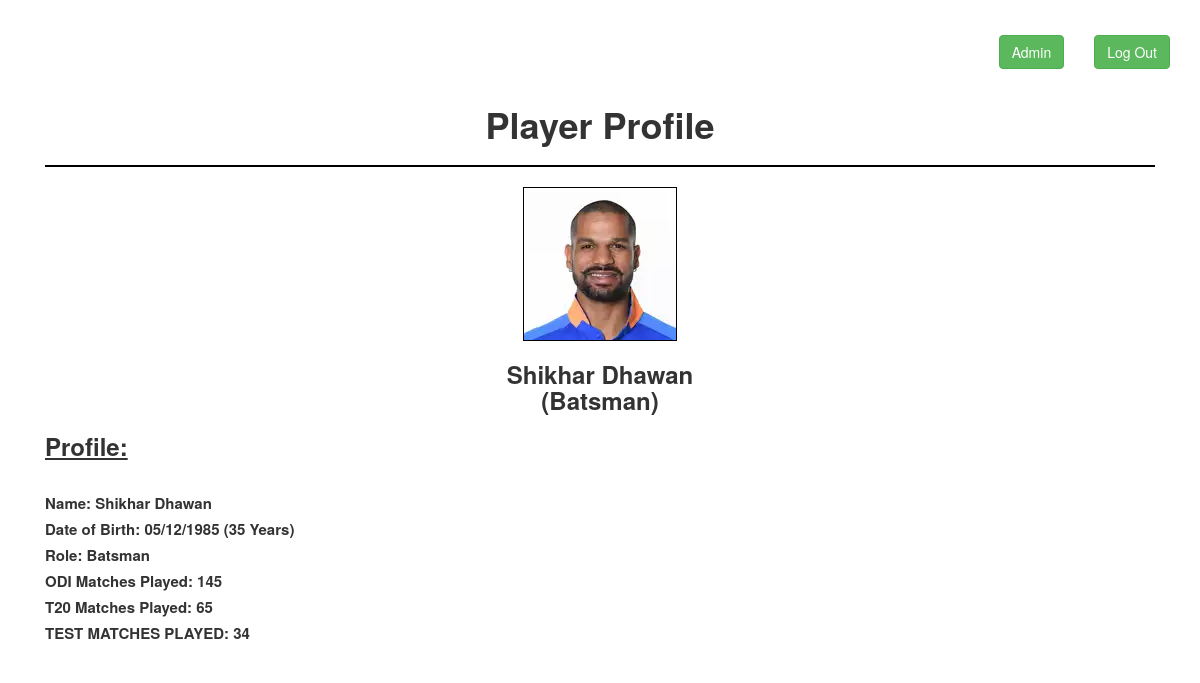
The app's page /home/India/Shikhar Dhawan (signed in) with its own data.
### Application/models.py (models this page shows)
class player_stats(db.Model):
    id = db.Column(db.Integer(), primary_key=True)
    name = db.Column(db.String(100), nullable=False)
    country = db.Column(db.String(100), nullable=False)
    date_of_birth = db.Column(db.String(100), nullable=False)
    age = db.Column(db.String(100), nullable=False)
    image = db.Column(db.String(100), nullable=False)
    role = db.Column(db.String(100), nullable=False)
    test_matches = db.Column(db.String(100), nullable=False)
    odi_matches = db.Column(db.String(100), nullable=False)
    t20_matches = db.Column(db.String(100), nullable=False)

### Application/routes.py (the view)
@app.route('/home/<team_name>/<player_name>', methods=['GET', 'POST'])
def player_profile(team_name, player_name):
    if current_user.is_authenticated:
        player = player_stats.query.filter_by(country=team_name).filter_by(name=player_name).first()
        title = f'{team_name}-{player_name}'
        return render_template('player.html', title=title, player=player)
    else:
        flash("Please Login To Continue....")

### Application/models.py (called while the page is built)
@login_manager.user_loader
def load_user(user_id):
    return User.query.get(int(user_id))

### Application/Templates/player.html (shortened to what this page needs)
{% extends 'base.html' %}
{% block content %}
<div class="container">
    <h1 style="text-align:center"><b>Player Profile</b></h1>
    <hr style="border:1px solid black; background-color:black">
    <center>
        <img src="{{ player.image }}.webp" style="border: 1px solid black">
        <h3><b>{{ player.name }}<br>
        ({{player.role}})</b></h3>
    </center>
    <h3 style="text-decoration:underline"><b>Profile:</b></h3>
    <br>
    <p style="font-size:15px; line-height:25px">
        <b>Name:  {{ player.name }}</b><br>
        <b>Date of Birth:  {{ player.date_of_birth }} ({{player.age}} Years)</b> <br>
        <b>Role:  {{ player.role }}</b><br>
        <b>ODI Matches Played:  {{ player.odi_matches }}</b><br>
        <b>T20 Matches Played:  {{ player.t20_matches }}</b><br>
        <b>TEST MATCHES PLAYED:  {{ player.test_matches }}</b>
    </p>
</div>
{% endblock %}

### records on screen
player_stats: image (picture), name "Shikhar Dhawan", role "Batsman", date_of_birth "05/12/1985", age "35", odi_matches "145", t20_matches "65", test_matches "34"
